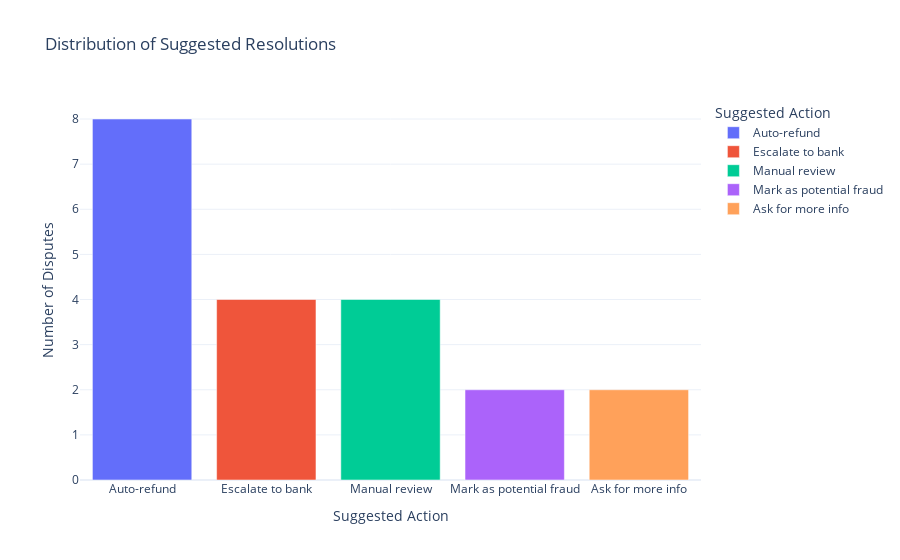

The cell this chart's notebook holds for it:
### Markdown cell above
## 4. Distribution of Suggested Resolutions

This bar chart shows the outcome of the resolution suggestion engine. It helps quantify how many disputes are being automated (`Auto-refund`), escalated, or sent for manual review, providing insight into operational workload.

### Code cell
action_counts = df['suggested_action'].value_counts().reset_index()
action_counts.columns = ['action', 'count']

fig = px.bar(
    action_counts, 
    x='action', 
    y='count', 
    title='Distribution of Suggested Resolutions',
    labels={'action': 'Suggested Action', 'count': 'Number of Disputes'},
    color='action',
    template='plotly_white'
)
fig.update_layout(xaxis_title='Suggested Action', yaxis_title='Number of Disputes')
fig.show()

### Figure 1 — Plotly figure (JSON) as saved in the notebook; plotly's stock layout.template omitted (floating-point values rounded to 4 significant figures)
{"data": [{"hovertemplate": "Suggested Action=%{x}<br>Number of Disputes=%{y}<extra></extra>", "legendgroup": "Auto-refund", "marker": {"color": "#636efa", "pattern": {"shape": ""}}, "name": "Auto-refund", "orientation": "v", "showlegend": true, "textposition": "auto", "type": "bar", "x": ["Auto-refund"], "xaxis": "x", "y": [8], "yaxis": "y"}, {"hovertemplate": "Suggested Action=%{x}<br>Number of Disputes=%{y}<extra></extra>", "legendgroup": "Escalate to bank", "marker": {"color": "#EF553B", "pattern": {"shape": ""}}, "name": "Escalate to bank", "orientation": "v", "showlegend": true, "textposition": "auto", "type": "bar", "x": ["Escalate to bank"], "xaxis": "x", "y": [4], "yaxis": "y"}, {"hovertemplate": "Suggested Action=%{x}<br>Number of Disputes=%{y}<extra></extra>", "legendgroup": "Manual review", "marker": {"color": "#00cc96", "pattern": {"shape": ""}}, "name": "Manual review", "orientation": "v", "showlegend": true, "textposition": "auto", "type": "bar", "x": ["Manual review"], "xaxis": "x", "y": [4], "yaxis": "y"}, {"hovertemplate": "Suggested Action=%{x}<br>Number of Disputes=%{y}<extra></extra>", "legendgroup": "Mark as potential fraud", "marker": {"color": "#ab63fa", "pattern": {"shape": ""}}, "name": "Mark as potential fraud", "orientation": "v", "showlegend": true, "textposition": "auto", "type": "bar", "x": ["Mark as potential fraud"], "xaxis": "x", "y": [2], "yaxis": "y"}, {"hovertemplate": "Suggested Action=%{x}<br>Number of Disputes=%{y}<extra></extra>", "legendgroup": "Ask for more info", "marker": {"color": "#FFA15A", "pattern": {"shape": ""}}, "name": "Ask for more info", "orientation": "v", "showlegend": true, "textposition": "auto", "type": "bar", "x": ["Ask for more info"], "xaxis": "x", "y": [2], "yaxis": "y"}], "layout": {"barmode": "relative", "legend": {"title": {"text": "Suggested Action"}, "tracegroupgap": 0}, "title": {"text": "Distribution of Suggested Resolutions"}, "xaxis": {"anchor": "y", "categoryarray": ["Auto-refund", "Escalate to bank", "Manual review", "Mark as potential fraud", "Ask for more info"], "categoryorder": "array", "domain": [0, 1], "title": {"text": "Suggested Action"}}, "yaxis": {"anchor": "x", "domain": [0, 1], "title": {"text": "Number of Disputes"}}}}
